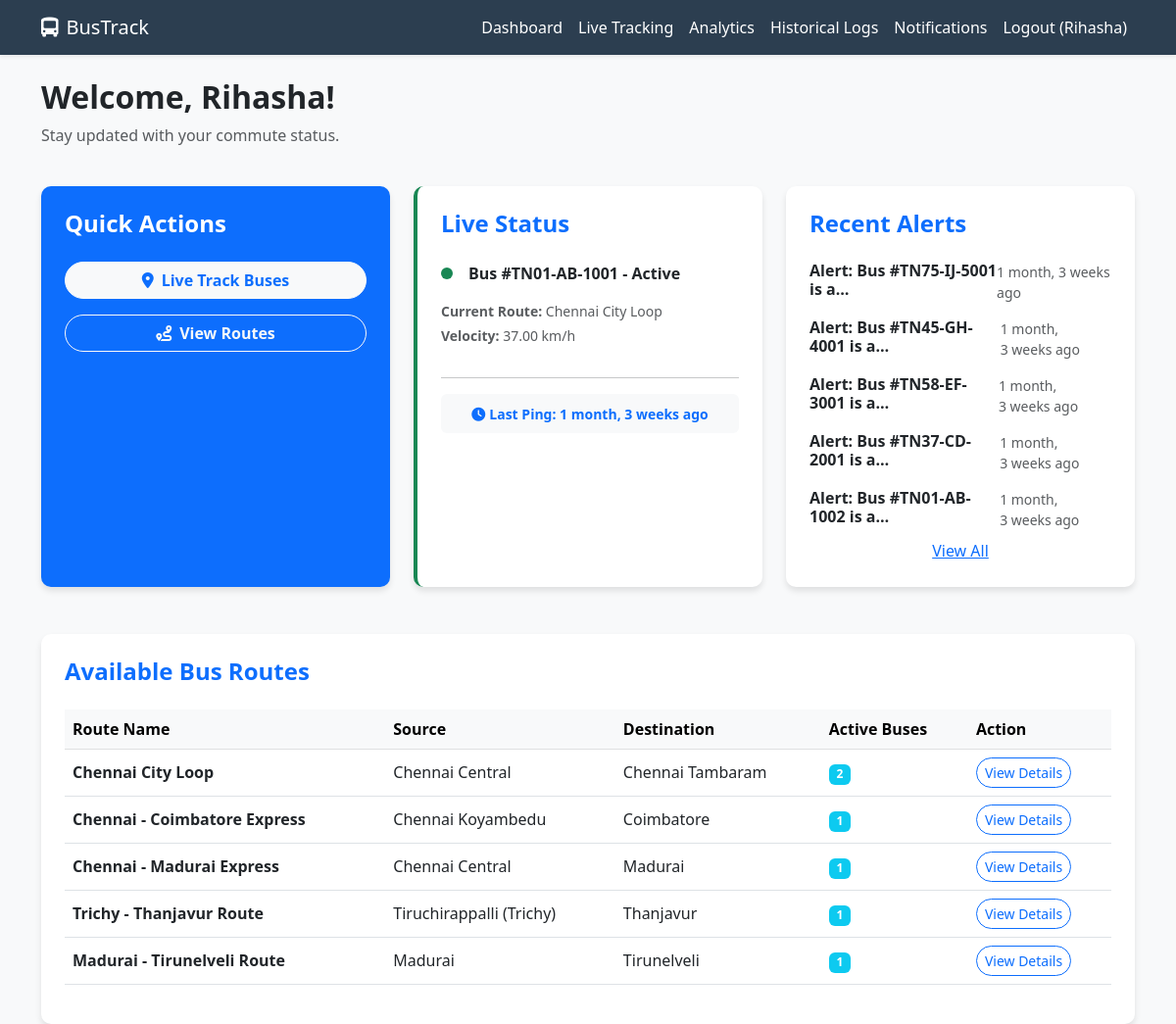
/dashboard/ (signed in), run on the app's committed database.
### tracking/models.py (models this page shows, shortened)
class User(AbstractUser):
    IS_PASSENGER = 'passenger'
    IS_ADMIN = 'admin'
    ROLE_CHOICES = [
        (IS_PASSENGER, 'Passenger'),
        (IS_ADMIN, 'Admin'),
    ]
    role = models.CharField(max_length=10, choices=ROLE_CHOICES, default=IS_PASSENGER)
    phone_number = models.CharField(max_length=15, blank=True, null=True)

class Bus(models.Model):
    STATUS_CHOICES = [
        ('active', 'Active'),
        ('inactive', 'Inactive'),
        ('maintenance', 'Maintenance'),
    ]
    bus_number = models.CharField(max_length=20, unique=True)
    license_plate = models.CharField(max_length=20)
    status = models.CharField(max_length=15, choices=STATUS_CHOICES, default='active')
    current_route = models.ForeignKey(Route, on_delete=models.SET_NULL, null=True, blank=True)
    current_lat = models.DecimalField(max_digits=9, decimal_places=6, default=0.0)
    current_lon = models.DecimalField(max_digits=9, decimal_places=6, default=0.0)
    speed = models.DecimalField(max_digits=5, decimal_places=2, default=0.0)
    last_updated = models.DateTimeField(auto_now=True)
    total_seats = models.PositiveIntegerField(default=40)
    occupied_seats = models.PositiveIntegerField(default=0)

class Route(models.Model):
    name = models.CharField(max_length=100)
    source = models.CharField(max_length=100)
    destination = models.CharField(max_length=100)
    stops = models.ManyToManyField(BusStop, through='RouteStop')

class Notification(models.Model):
    user = models.ForeignKey(User, on_delete=models.CASCADE, related_name='notifications')
    message = models.TextField()
    is_read = models.BooleanField(default=False)
    created_at = models.DateTimeField(auto_now_add=True)

### tracking/views.py (the view)
# urls.py: path('dashboard/', views.dashboard, name='dashboard'),
@login_required
def dashboard(request):
    buses = Bus.objects.filter(status='active')
    routes = Route.objects.all()
    notifications = request.user.notifications.all().order_by('-created_at')[:5]
    pending_sos = SOSAlert.objects.filter(status='pending').count() if request.user.role == 'admin' else 0
    return render(request, 'tracking/dashboard.html', {
        'buses': buses,
        'routes': routes,
        'notifications': notifications,
        'pending_sos': pending_sos,
    })

### tracking/templates/tracking/dashboard.html (shortened to what this page needs)
{% extends 'tracking/base.html' %}
{% block content %}
<div class="row">
    <div class="col-md-8 mb-4">
        <h2 class="fw-bold">Welcome, {{ user.username }}!</h2>
        <p class="text-muted">Stay updated with your commute status.</p>
    </div>
</div>
<div class="row">
    <div class="col-md-4 mb-4">
        <div class="card p-4 h-100 bg-primary text-white">
            <h4 class="fw-bold mb-4">Quick Actions</h4>
            <div class="d-grid gap-3">
                <a href="{% url 'live_tracking' %}" class="btn btn-light rounded-pill fw-bold text-primary">
                    <i class="fas fa-map-marker-alt me-2"></i>Live Track Buses
                </a>
                <a href="#available-routes" class="btn btn-outline-light rounded-pill fw-bold">
                    <i class="fas fa-route me-2"></i>View Routes
                </a>
            </div>
        </div>
    </div>
    <div class="col-md-4 mb-4">
        <div class="card p-4 h-100 border-start border-4 border-success">
            <h4 class="fw-bold mb-4 text-primary">Live Status</h4>
            {% with bus=buses.0 %}
            {% if bus %}
            <div class="d-flex align-items-center mb-3">
                <div class="bg-success rounded-circle me-3 blink" style="width: 12px; height: 12px;"></div>
                <div class="fw-bold">Bus #{{ bus.bus_number }} - {{ bus.status|title }}</div>
            </div>
            <p class="small text-muted mb-1"><b>Current Route:</b> {{ bus.current_route.name|default:"Not Assigned" }}</p>
            <p class="small text-muted mb-3"><b>Velocity:</b> {{ bus.speed }} km/h</p>
            <hr>
            <div class="text-center bg-light p-2 rounded">
                <span class="small text-primary fw-bold">
                    <i class="fas fa-clock me-1"></i>Last Ping: {{ bus.last_updated|timesince }} ago
                </span>
            </div>
            {% else %}
            <p class="text-muted text-center py-4">No buses currently active.</p>
            {% endif %}
            {% endwith %}
        </div>
    </div>
    <div class="col-md-4 mb-4">
        <div class="card p-4 h-100">
            <h4 class="fw-bold mb-3 text-primary">Recent Alerts</h4>
            <div class="list-group list-group-flush">
                {% for note in notifications %}
                <div class="list-group-item border-0 px-0 py-2">
                    <div class="d-flex justify-content-between">
                        <h6 class="mb-0 fw-bold">{{ note.message|truncatechars:30 }}</h6>
                        <small class="text-muted">{{ note.created_at|timesince }} ago</small>
                    </div>
                </div>
                {% empty %}
                <p class="text-muted small">No new notifications.</p>
                {% endfor %}
            </div>
            <a href="{% url 'notifications' %}" class="btn btn-link text-accent mt-auto p-0">View All</a>
        </div>
    </div>
</div>
<div class="row mt-4" id="available-routes">
    <div class="col-12">
        <div class="card p-4">
            <h4 class="fw-bold mb-4 text-primary">Available Bus Routes</h4>
            <div class="table-responsive">
                <table class="table table-hover align-middle">
                    <thead class="table-light">
                        <tr>
                            <th>Route Name</th>
                            <th>Source</th>
                            <th>Destination</th>
                            <th>Active Buses</th>
                            <th>Action</th>
                        </tr>
                    </thead>
                    <tbody>
                        {% for route in routes %}
                        <tr>
                            <td class="fw-bold">{{ route.name }}</td>
                            <td>{{ route.source }}</td>
                            <td>{{ route.destination }}</td>
                            <td>
                                <span class="badge bg-info text-white">{{ route.bus_set.count }}</span>
                            </td>
                            <td>
                                <a href="{% url 'route_details' route.id %}"
                                    class="btn btn-sm btn-outline-primary rounded-pill">View Details</a>
                            </td>
                        </tr>
                        {% endfor %}
                    </tbody>
                </table>
            </div>
        </div>
    </div>
</div>
{% endblock %}

### tracking/templates/tracking/base.html (shortened to what this page needs)
<!DOCTYPE html>
<html lang="en">
<head>
    <link href="https://cdn.jsdelivr.net/npm/bootstrap@5.3.0/dist/css/bootstrap.min.css" rel="stylesheet">
    <link rel="stylesheet" href="https://cdnjs.cloudflare.com/ajax/libs/font-awesome/6.0.0/css/all.min.css">
</head>
<body>
    <nav class="navbar navbar-expand-lg navbar-dark shadow-sm">
        <div class="container">
            <a class="navbar-brand" href="{% url 'index' %}">
                <i class="fas fa-bus-alt me-2"></i>BusTrack
            </a>
            <div class="collapse navbar-collapse" id="navbarNav">
                <ul class="navbar-nav ms-auto">
                    {% if user.is_authenticated %}
                    <li class="nav-item">
                        <a class="nav-link" href="{% url 'dashboard' %}">Dashboard</a>
                    </li>
                    <li class="nav-item">
                        <a class="nav-link" href="{% url 'live_tracking' %}">Live Tracking</a>
                    </li>
                    <li class="nav-item">
                        <a class="nav-link" href="{% url 'analytics' %}">Analytics</a>
                    </li>
                    <li class="nav-item">
                        <a class="nav-link" href="{% url 'historical_data' %}">Historical Logs</a>
                    </li>
                    <li class="nav-item">
                        <a class="nav-link" href="{% url 'notifications' %}">
                            Notifications
                        </a>
                    </li>
                    <li class="nav-item">
                        <a class="nav-link" href="{% url 'logout' %}">Logout ({{ user.username }})</a>
                    </li>
                    {% endif %}
                </ul>
            </div>
        </div>
    </nav>
    <div class="container mt-4">
        {% block content %}{% endblock %}
    </div>
</body>
</html>

### tracking/templates/tracking/base.html (style rules this page uses)
:root { --primary-color: #2c3e50; --secondary-color: #34495e; --accent-color: #3498db; --bg-light: #f8f9fa; }
body { font-family: 'Segoe UI', Tahoma, Geneva, Verdana, sans-serif; background-color: var(--bg-light); }
.navbar { background-color: var(--primary-color) !important; }
.navbar-brand, .nav-link { color: white !important; }
.card { border: none; box-shadow: 0 4px 6px rgba(0, 0, 0, 0.1); border-radius: 10px; }

### tracking/templates/tracking/dashboard.html (style rules this page uses)
.blink { animation: blink 1.5s infinite ease-in-out; }

### data on the page
User: username "Rihasha"
Bus: bus_number "TN01-AB-1001", status "Active", current_route.name "Chennai City Loop", speed "37.00", last_updated "1 month, 3 weeks"
Notification: message "Alert: Bus #TN75-IJ-5001 is a…", created_at "1 month, 3 weeks"
Notification: message "Alert: Bus #TN45-GH-4001 is a…", created_at "1 month, 3 weeks"
Notification: message "Alert: Bus #TN58-EF-3001 is a…", created_at "1 month, 3 weeks"
Notification: message "Alert: Bus #TN37-CD-2001 is a…", created_at "1 month, 3 weeks"
Notification: message "Alert: Bus #TN01-AB-1002 is a…", created_at "1 month, 3 weeks"
Route: name "Chennai City Loop", source "Chennai Central", destination "Chennai Tambaram", bus_set.count "2"
Route: name "Chennai - Coimbatore Express", source "Chennai Koyambedu", destination "Coimbatore", bus_set.count "1"
Route: name "Chennai - Madurai Express", source "Chennai Central", destination "Madurai", bus_set.count "1"
Route: name "Trichy - Thanjavur Route", source "Tiruchirappalli (Trichy)", destination "Thanjavur", bus_set.count "1"
Route: name "Madurai - Tirunelveli Route", source "Madurai", destination "Tirunelveli", bus_set.count "1"
